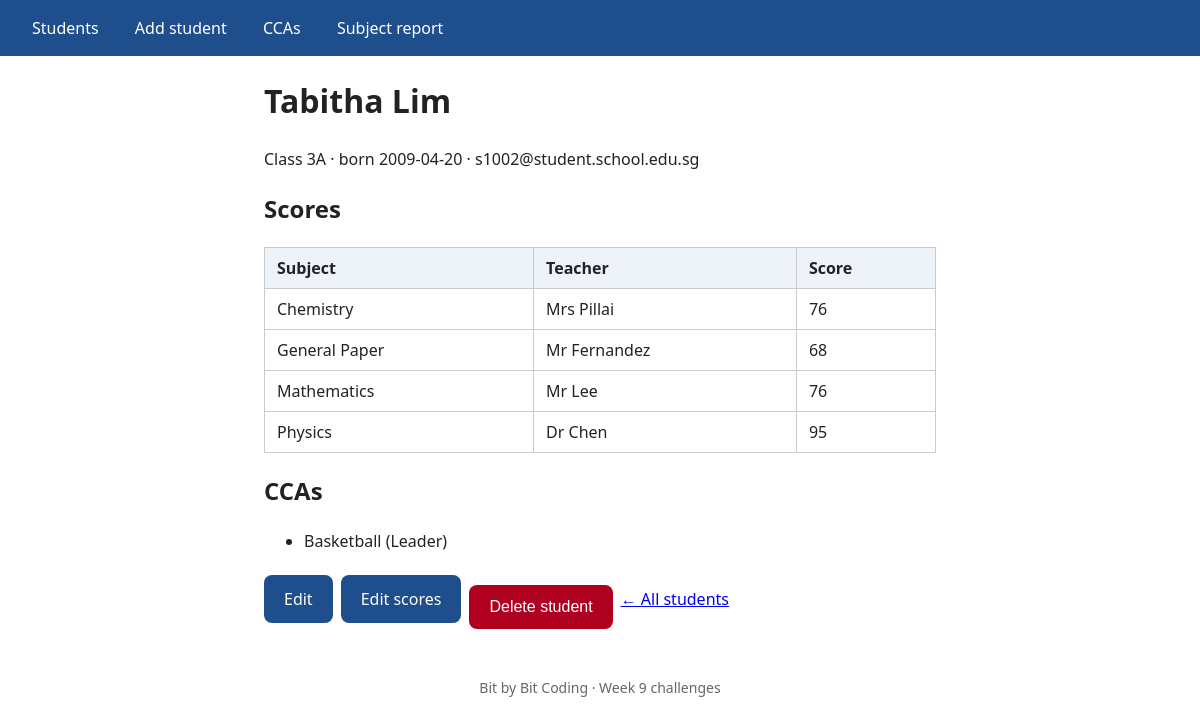
/students/2, run on the app's committed database.
### tables this page shows
CREATE TABLE students (
    student_id  INTEGER PRIMARY KEY,
    name        TEXT NOT NULL,
    class       TEXT NOT NULL,
    gender      TEXT NOT NULL CHECK (gender IN ('M', 'F')),
    dob         TEXT NOT NULL,           -- YYYY-MM-DD
    email       TEXT                     -- NULL if not provided
);

CREATE TABLE scores (
    student_id  INTEGER NOT NULL,
    subject_id  INTEGER NOT NULL,
    score       INTEGER CHECK (score BETWEEN 0 AND 100),   -- NULL = absent for the exam
    PRIMARY KEY (student_id, subject_id),
    FOREIGN KEY (student_id) REFERENCES students (student_id),
    FOREIGN KEY (subject_id) REFERENCES subjects (subject_id)
);

CREATE TABLE subjects (
    subject_id  INTEGER PRIMARY KEY,
    name        TEXT NOT NULL UNIQUE,
    teacher     TEXT NOT NULL
);

CREATE TABLE student_cca (
    student_id  INTEGER NOT NULL,
    cca_id      INTEGER NOT NULL,
    role        TEXT NOT NULL DEFAULT 'Member',
    PRIMARY KEY (student_id, cca_id),
    FOREIGN KEY (student_id) REFERENCES students (student_id),
    FOREIGN KEY (cca_id) REFERENCES ccas (cca_id)
);

CREATE TABLE ccas (
    cca_id      INTEGER PRIMARY KEY,
    name        TEXT NOT NULL UNIQUE,
    category    TEXT NOT NULL,
    day         TEXT NOT NULL
);

### week-09-flask-sqlite-crud/Answers/challenges-1-3-school/app.py (the view)
@app.route("/students/<int:student_id>")
def student(student_id):
    db = get_db()
    s = get_student_or_404(student_id)
    scores = db.execute("""
        SELECT su.name AS subject, su.teacher, sc.score
        FROM scores AS sc JOIN subjects AS su ON su.subject_id = sc.subject_id
        WHERE sc.student_id = ? ORDER BY su.name
    """, (student_id,)).fetchall()
    ccas = db.execute("""
        SELECT c.name, sc.role FROM student_cca AS sc JOIN ccas AS c ON c.cca_id = sc.cca_id
        WHERE sc.student_id = ? ORDER BY c.name
    """, (student_id,)).fetchall()
    return render_template("student.html", s=s, scores=scores, ccas=ccas)

### week-09-flask-sqlite-crud/Answers/challenges-1-3-school/app.py (called while the page is built)
def get_student_or_404(student_id):
    student = get_db().execute("SELECT * FROM students WHERE student_id = ?", (student_id,)).fetchone()
    if student is None:
        abort(404)
    return student

### week-09-flask-sqlite-crud/Answers/challenges-1-3-school/db.py (called while the page is built)
def get_db():
    if "db" not in g:
        g.db = sqlite3.connect(current_app.config["DATABASE"])
        g.db.row_factory = sqlite3.Row            # rows behave like dictionaries: row["name"]
        g.db.execute("PRAGMA foreign_keys = ON")   # must be switched on for EVERY connection
    return g.db

### week-09-flask-sqlite-crud/Answers/challenges-1-3-school/templates/student.html (shortened to what this page needs)
{% extends "base.html" %}
{% block content %}
<h1>{{ s.name }}</h1>
<p>Class {{ s['class'] }} · born {{ s.dob }} · {{ s.email or 'no email' }}</p>
<h2>Scores</h2>
<table>
  <tr><th>Subject</th><th>Teacher</th><th>Score</th></tr>
  {% for r in scores %}<tr><td>{{ r.subject }}</td><td>{{ r.teacher }}</td><td>{{ r.score if r.score is not none else 'absent' }}</td></tr>{% endfor %}
</table>
<h2>CCAs</h2>
{% if ccas %}<ul>{% for c in ccas %}<li>{{ c.name }} ({{ c.role }})</li>{% endfor %}</ul>
{% else %}<p class="muted">Not in any CCA.</p>{% endif %}
<div class="actions">
  <a class="button" href="{{ url_for('edit', student_id=s.student_id) }}">Edit</a>
  <a class="button" href="{{ url_for('edit_scores', student_id=s.student_id) }}">Edit scores</a>
  <form method="post" action="{{ url_for('delete', student_id=s.student_id) }}">
    <button class="danger" type="submit">Delete student</button>
  </form>
  <a href="{{ url_for('index') }}">&larr; All students</a>
</div>
{% endblock %}

### week-09-flask-sqlite-crud/Answers/challenges-1-3-school/static/style.css (style rules this page uses)
:root { --blue: #1f4e8c; --light: #eef3fa; --good: #e3f4e6; }
body { font-family: system-ui, sans-serif; font-size: 1rem; line-height: 1.5; margin: 0; color: #222; }
table { border-collapse: collapse; width: 100%; }
th, td { border: 1px solid #ccc; padding: 0.5rem 0.75rem; text-align: left; }
th { background: var(--light); }
.button { display: inline-block; background: var(--blue); color: white; padding: 0.75rem 1.25rem; border-radius: 0.5rem; text-decoration: none; }
button { font-size: 1rem; padding: 0.75rem 1.25rem; margin-top: 1rem; background: var(--blue); color: white; border: 0; border-radius: 0.5rem; min-height: 44px; }
.danger { background: #b00020; }
.actions { display: flex; gap: 0.5rem; flex-wrap: wrap; align-items: center; margin-top: 1rem; }
.actions form { margin: 0; }

### data on the page
students: name "Tabitha Lim", class "3A", dob "2009-04-20", email "s1002@student.school.edu.sg"
scores: subject "Chemistry", teacher "Mrs Pillai", score "76"
scores: subject "General Paper", teacher "Mr Fernandez", score "68"
scores: subject "Mathematics", teacher "Mr Lee", score "76"
scores: subject "Physics", teacher "Dr Chen", score "95"
student_cca: name "Basketball", role "Leader"
